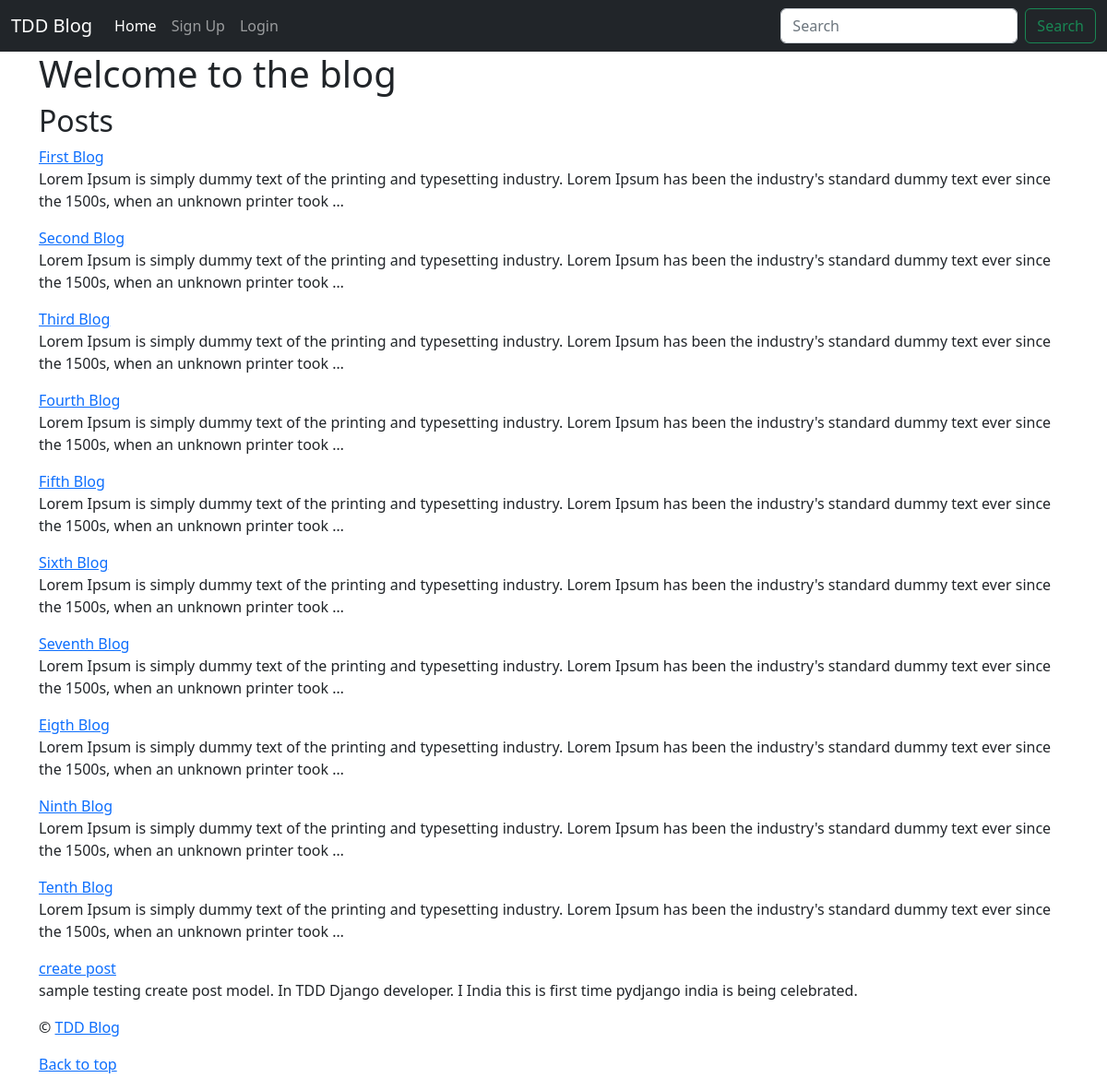
The page / on the database its author committed.
### posts/models.py (models this page shows, shortened)
class Post(models.Model):
    title = models.CharField(max_length=50)
    body = models.TextField()
    created_at = models.DateTimeField(auto_now_add=True)
    modified_at = models.DateTimeField(auto_now=True)
    author = models.ForeignKey(
        User, on_delete=models.CASCADE)
    def get_absolute_url(self):
        return reverse('post_detail',kwargs={'id':self.pk})

### posts/views.py (the view)
# urls.py: path("", views.index, name="homepage"),
def index(request):
    posts = Post.objects.all()
    return render(request, "posts/index.html",{"posts": posts})

### templates/posts/index.html
{% extends 'base.html' %}
{% block content %}
     <h1>Welcome to the blog</h1>
    <h2>Posts</h2>
    {% for post in posts  %}
        <div class="post">
            <a href="{{post.get_absolute_url}}">{{ post.title }}</a>
            <p>{{ post.body|truncatewords:30 }}</p>
        </div>
    {% endfor %}
{% endblock content %}

### templates/base.html (shortened to what this page needs)
<!DOCTYPE html>
<html lang="en">
  <head>
    <link
      href="https://cdn.jsdelivr.net/npm/bootstrap@5.2.3/dist/css/bootstrap.min.css"
      rel="stylesheet"
    />
  </head>
  <body>
    <header>
      <nav class="navbar navbar-expand-lg navbar-dark bg-dark">
        <div class="container-fluid">
          <a class="navbar-brand" href="{% url 'homepage' %}">TDD Blog</a>
          <div class="collapse navbar-collapse" id="navbarSupportedContent">
            <ul class="navbar-nav me-auto mb-2 mb-lg-0">
              <li class="nav-item">
                <a
                  class="nav-link active"
                  aria-current="page"
                  href="{% url 'homepage' %}"
                  >Home</a
                >
              </li>
              {% if user.is_authenticated %}
              <li class="nav-item">
                <a class="nav-link" href="{% url 'create_post' %}"
                  >Create Post</a
                >
              </li>
              <li class="nav-item">
                <a class="nav-link" href="{% url 'current_user_profile' %}"
                  >Profile</a
                >
              </li>
              <li class="nav-item">
                <a class="nav-link" href="{% url 'logout' %}">Logout</a>
              </li>
              {% else %}
              <li class="nav-item">
                <a class="nav-link" href="{% url 'signup_page' %}">Sign Up</a>
              </li>
              <li class="nav-item">
                <a class="nav-link" href="{% url 'login_page' %}">Login</a>
              </li>
              {%endif%}
            </ul>
            <form class="d-flex" role="search">
              <input
                class="form-control me-2"
                type="search"
                placeholder="Search"
                aria-label="Search"
              />
              <button class="btn btn-outline-success" type="submit">
                Search
              </button>
            </form>
          </div>
        </div>
      </nav>
    </header>
    <main class="container">
      {% block content %} {% endblock content %}
      <footer class="blog-footer">
        <p>&copy; <a href="">TDD Blog</a></p>
        <p>
          <a href="{% url 'homepage' %}">Back to top</a>
        </p>
      </footer>
    </main>
  </body>
</html>

### rows shown on the page
Post: title "First Blog", body "Lorem Ipsum is simply dummy text of the printing and typesetting industry. Lorem Ipsum has been the industry's standard dummy text ever since the 1500s, when an unknown printer took …"
Post: title "Second Blog", body "Lorem Ipsum is simply dummy text of the printing and typesetting industry. Lorem Ipsum has been the industry's standard dummy text ever since the 1500s, when an unknown printer took …"
Post: title "Third Blog", body "Lorem Ipsum is simply dummy text of the printing and typesetting industry. Lorem Ipsum has been the industry's standard dummy text ever since the 1500s, when an unknown printer took …"
Post: title "Fourth Blog", body "Lorem Ipsum is simply dummy text of the printing and typesetting industry. Lorem Ipsum has been the industry's standard dummy text ever since the 1500s, when an unknown printer took …"
Post: title "Fifth Blog", body "Lorem Ipsum is simply dummy text of the printing and typesetting industry. Lorem Ipsum has been the industry's standard dummy text ever since the 1500s, when an unknown printer took …"
Post: title "Sixth Blog", body "Lorem Ipsum is simply dummy text of the printing and typesetting industry. Lorem Ipsum has been the industry's standard dummy text ever since the 1500s, when an unknown printer took …"
Post: title "Seventh Blog", body "Lorem Ipsum is simply dummy text of the printing and typesetting industry. Lorem Ipsum has been the industry's standard dummy text ever since the 1500s, when an unknown printer took …"
Post: title "Eigth Blog", body "Lorem Ipsum is simply dummy text of the printing and typesetting industry. Lorem Ipsum has been the industry's standard dummy text ever since the 1500s, when an unknown printer took …"
Post: title "Ninth Blog", body "Lorem Ipsum is simply dummy text of the printing and typesetting industry. Lorem Ipsum has been the industry's standard dummy text ever since the 1500s, when an unknown printer took …"
Post: title "Tenth Blog", body "Lorem Ipsum is simply dummy text of the printing and typesetting industry. Lorem Ipsum has been the industry's standard dummy text ever since the 1500s, when an unknown printer took …"
Post: title "create post", body "sample testing create post model. In TDD Django developer. I India this is first time pydjango india is being celebrated."
